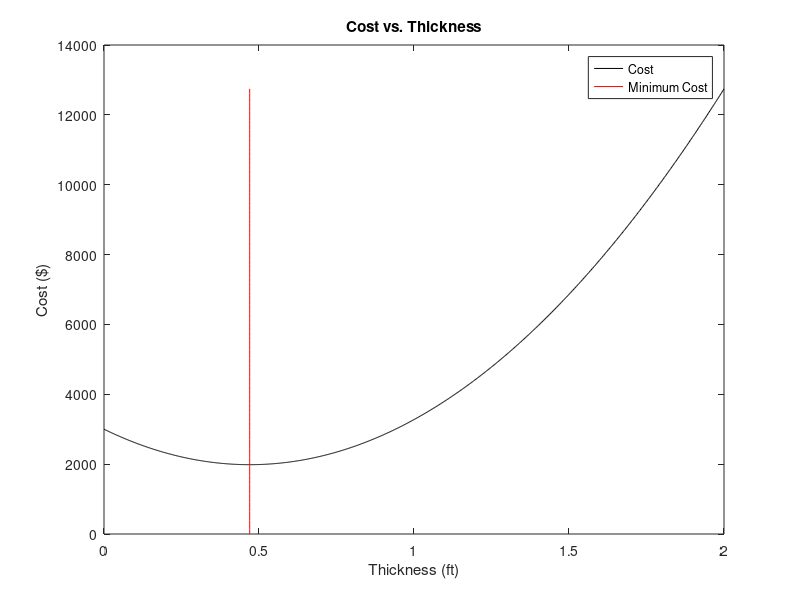

Recreate this plot in MATLAB.
% Sameer Bhatti
% sabhatti@live.unc.edu
% 6/11/18
% Planck.m
%
% Calculates the minimum cost and given thickness to build a plank

clc
clear
close all

%% Declarations
l = 15; % length (ft)
minTh = 0.0001; % Min thickness (ft)
maxTh = 2; % Max thickness (ft)
h = linspace(minTh,maxTh,1000); % All possible values of thickness (ft)
r = 6; % Ratio of width to thickness, 6:1
fixCost = 3000; % Fixed cost ($)
pt = 8; % Cost of Paint ($)
Mat = 50; % Cost of Material ($)
thDiscount = 6000; % Thickness Discount ($)
yieldStressPsi = 25000; % Yield Stress (psi)

% Anonymous Function
cost = @(y) fixCost + pt.*(2*l*r.*y + 2*l.*y + 2*r*y.*y)...
    + Mat.*(l*r*y.*y) - thDiscount*y; % Finds the cost of the plank given
%                                       a thickness
psf = @(x) x*144;  % Converts psi to psf

%% Calculations
totCost = cost(h);
[thickness,minCost] = fminbnd(cost,minTh,maxTh);
yieldStress = psf(yieldStressPsi);
weight = (yieldStress*(r*thickness)*(thickness)^2)/(6*l);

%% Plot
plot(h,totCost,'k',linspace(thickness,thickness,100),...
    linspace(0,max(totCost),100),'r')
xlabel('Thickness (ft)')
ylabel('Cost ($)')
title('Cost vs. Thickness')
legend('Cost','Minimum Cost')

%% Output
fprintf('The thickness that minimizes the cost is %.3f ft \n', thickness)
fprintf('The minimum cost is $%.2f \n',minCost)
fprintf('The maximum weight the plank can hold is %.2f lbs \n',weight)